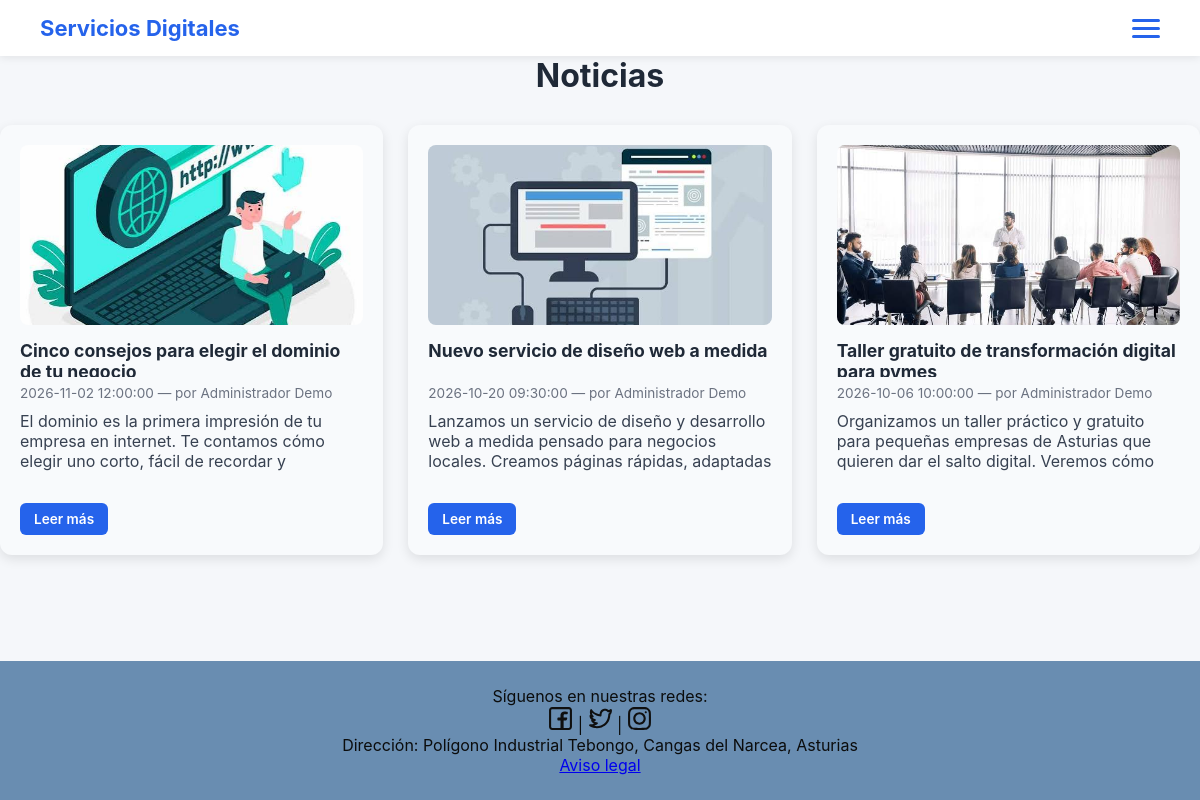
Page /index.php?page=noticias on the committed database.
### tables this page shows
CREATE TABLE `noticias` (
  `idNoticia` int(11) NOT NULL,
  `titulo` varchar(200) NOT NULL,
  `imagen` text NOT NULL,
  `texto` longtext NOT NULL,
  `fecha` datetime NOT NULL DEFAULT current_timestamp(),
  `idUser` int(11) NOT NULL
);

CREATE TABLE `users_data` (
  `idUser` int(11) NOT NULL,
  `nombre` varchar(100) NOT NULL,
  `apellidos` varchar(150) NOT NULL,
  `email` varchar(150) NOT NULL,
  `telefono` text NOT NULL,
  `fecha_nacimiento` date NOT NULL,
  `direccion` text DEFAULT NULL,
  `sexo` text DEFAULT NULL
);

### controllers/noticiasController.php (called while the page is built)
<?php
class NoticiasController {
    private $model;
    public function __construct($noticiasModel) {
        $this->model = $noticiasModel;
    }
    public function mostrarNoticias() {
        if (isset($_GET['id'])) {
            $noticia = $this->model->obtenerNoticiaPorId($_GET['id']);
            $listaNoticias = [];
        } else {
            $listaNoticias = $this->model->obtenerNoticias();
            $noticia = null;
        }
        include __DIR__ . '/../views/noticias.php';
    }
}
?>

### models/noticias_model.php (called while the page is built, shortened)
<?php
class NoticiasModel {
    private $db;
    public function __construct($conexion) {
        $this->db = $conexion;
    }
    public function obtenerNoticias() {
        $sql = "SELECT n.idNoticia, n.titulo, n.imagen, n.texto, n.fecha,
                       u.nombre, u.apellidos
                FROM noticias n
                INNER JOIN users_data u ON n.idUser = u.idUser
                ORDER BY n.fecha DESC";
        $resultado = $this->db->query($sql);
        return $resultado;
    }
}
?>

### views/noticias.php (the view, shortened to what this page needs)
<!DOCTYPE html>
<html lang="es">
<head>
    <link rel="stylesheet" href="<?= BASE_URL ?>/assets/css/styles.css">
</head>
<body>
    <div class="layout">
        <?php include __DIR__ . '/../includes/navbar.php'; ?>
        <section class="noticias-contenido">
            <?php if (!empty($noticia)): ?>
                <!-- ---------------------------------------------------------
                    NOTICIA INDIVIDUAL
                    Se muestra cuando existe un ID en la URL
                --------------------------------------------------------- -->
                <header class="noticia-header">
                    <h2><?= htmlspecialchars($noticia['titulo']) ?></h2>
                    <small>
                        <?= htmlspecialchars($noticia['fecha']) ?> —
                        por <?= htmlspecialchars($noticia['nombre'] . " " . $noticia['apellidos']) ?>
                    </small>
                </header>
                <div class="noticia-detalle">
                    <img class="noticia-imagen"
                        src="<?= BASE_URL ?>/uploads/<?= htmlspecialchars($noticia['imagen']) ?>"
                        alt="Imagen noticia">
                    <p class="noticia-texto">
                        <?= nl2br(htmlspecialchars($noticia['texto'])) ?>
                    </p>
                    <a href="<?= BASE_URL ?>/index.php?page=noticias" class="btn-small volver-btn">← Volver a noticias</a>
                </div>
            <?php else: ?>
                <?php if (empty($listaNoticias)): ?>
                    <div class="noticia-error">
                        <h2>No hay noticias publicadas</h2>
                        <p>Parece que aún no se ha publicado ninguna noticia.</p>
                        <a href="<?= BASE_URL ?>/index.php" class="btn-small volver-btn">← Volver al inicio</a>
                    </div>
                <?php else: ?>
                    <h2 class="titulo-lista">Noticias</h2>
                    <div class="lista-noticias">
                        <?php foreach ($listaNoticias as $n): ?>
                            <article class="noticia-card">
                                <img src="<?= BASE_URL ?>/uploads/<?= htmlspecialchars($n['imagen']) ?>"
                                    class="noticia-card-img">
                                <h3><?= htmlspecialchars($n['titulo']) ?></h3>
                                <small>
                                    <?= htmlspecialchars($n['fecha']) ?> —
                                    por <?= htmlspecialchars($n['nombre'] . " " . $n['apellidos']) ?>
                                </small>
                                <p><?= substr(htmlspecialchars($n['texto']), 0, 150) ?>...</p>
                                <a href="<?= BASE_URL ?>/index.php?page=noticias&id=<?= $n['idNoticia'] ?>" class="btn-small">Leer más</a>
                            </article>
                        <?php endforeach; ?>
                    </div>
                <?php endif; ?>
            <?php endif; ?>
        </section>
        <?php include __DIR__ . '/../includes/footer.php'; ?>
    </div>
</body>
</body>
</html>

### assets/css/styles.css (style rules this page uses)
* { margin: 0; padding: 0; box-sizing: border-box; font-family: 'Inter', sans-serif; }
html,body { background: #f5f7fa; color: #1f2937; height: 100%; margin: 0; }
.layout { min-height: 100vh; display: flex; flex-direction: column; }
.btn-small { display: inline-block; margin-top: 15px; padding: 10px 18px; background-color: #2563eb; color: white; border-radius: 6px; text-decoration: none; font-weight: 600; transition: 0.2s; }
.noticias-contenido { flex: 1; }
.titulo-lista { font-size: 32px; text-align: center; margin-bottom: 20px; color: #1f2937; }
.lista-noticias { display: grid; grid-template-columns: repeat(auto-fit, minmax(280px, 1fr)); gap: 25px; margin-top: 30px; }
.noticia-card { background: #f8fafc; padding: 20px; border-radius: 12px; box-shadow: 0 4px 12px rgba(0,0,0,0.1); height: 430px; display: flex; flex-direction: column; justify-content: space-between; }
.noticia-card-img { width: 100%; height: 180px; object-fit: cover; border-radius: 8px; margin-bottom: 15px; }
.noticia-card h3 { font-size: 1.1rem; margin-bottom: 8px; height: 48px; overflow: hidden; }
.noticia-card small { color: #6b7280; font-size: 0.85rem; margin-bottom: 10px; display: block; }
.noticia-card p { flex-grow: 1; overflow: hidden; color: #374151; margin-bottom: 15px; }
.btn-small { align-self: flex-start; padding: 8px 14px; background: #2563eb; color: white; border-radius: 6px; font-size: 0.85rem; text-decoration: none; transition: background 0.2s ease; }

### rows in the picture
noticias: imagen (picture), titulo "Cinco consejos para elegir el dominio de tu negocio", fecha "2026-11-02 12:00:00", idUser.apellidos "Administrador Demo", texto "El dominio es la primera impresión de tu empresa en internet. Te contamos cómo elegir uno corto, fácil de recordar y…"
noticias: imagen (picture), titulo "Nuevo servicio de diseño web a medida", fecha "2026-10-20 09:30:00", idUser.apellidos "Administrador Demo", texto "Lanzamos un servicio de diseño y desarrollo web a medida pensado para negocios locales. Creamos páginas rápidas, adaptadas…"
noticias: imagen (picture), titulo "Taller gratuito de transformación digital para pymes", fecha "2026-10-06 10:00:00", idUser.apellidos "Administrador Demo", texto "Organizamos un taller práctico y gratuito para pequeñas empresas de Asturias que quieren dar el salto digital. Veremos cómo…"
